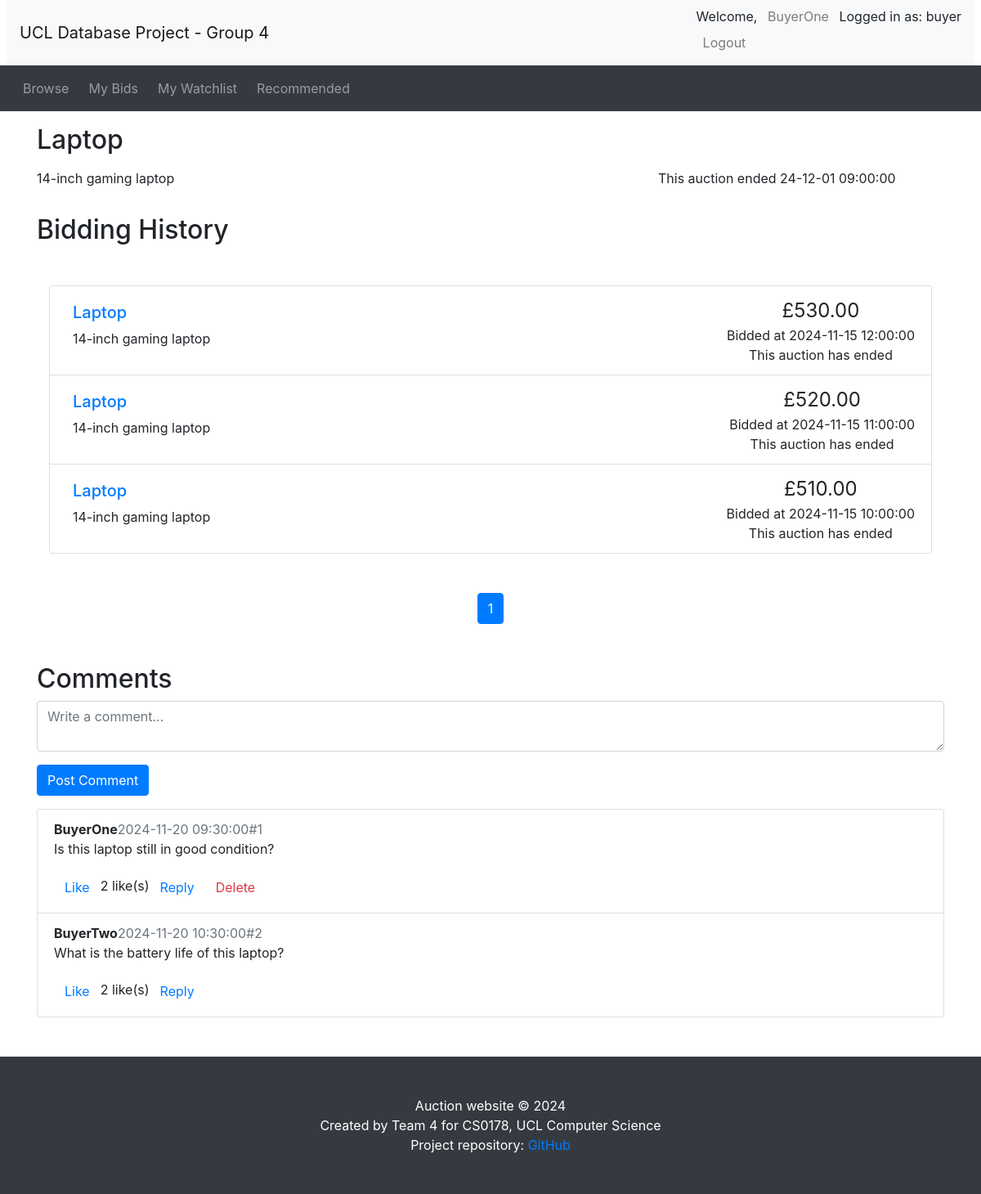
Screenshot of /listing.php?item_id=1 (signed in) with the database file from the repository.
### tables this page shows
CREATE TABLE `auctions` (
    `item_id` INT PRIMARY KEY AUTO_INCREMENT,
    `title` VARCHAR(50) UNIQUE NOT NULL,
    `details` TEXT,
    `category` VARCHAR(30) NOT NULL,
    `startPrice` DECIMAL(10, 2) NOT NULL,
    `reservePrice` DECIMAL(10, 2) CHECK (
        `reservePrice` IS NULL
        OR `reservePrice` >= `startPrice`
    ),
    `startDate` DATETIME NOT NULL,
    `endDate` DATETIME NOT NULL,
    `seller_id` INT NOT NULL,
    `status` ENUM('active', 'closed', 'cancelled') NOT NULL,
    FOREIGN KEY (`seller_id`) REFERENCES `seller` (`user_id`) ON DELETE CASCADE
);

CREATE TABLE `comments` (
    `comment_id` INT PRIMARY KEY AUTO_INCREMENT,
    `item_id` INT NOT NULL,
    `buyer_id` INT NOT NULL,
    `time` DATETIME NOT NULL,
    `content` VARCHAR(1023) NOT NULL,
    `parent_comment_id` INT,
    FOREIGN KEY (`item_id`) REFERENCES `auctions` (`item_id`) ON DELETE CASCADE,
    FOREIGN KEY (`buyer_id`) REFERENCES `user` (`user_id`) ON DELETE CASCADE,
    FOREIGN KEY (`parent_comment_id`) REFERENCES `comments` (`comment_id`) ON DELETE CASCADE
);

CREATE TABLE `profile` (
    `email`  VARCHAR(100) PRIMARY KEY,
    `username` VARCHAR(50) NOT NULL,
    `tel` VARCHAR(15) DEFAULT NULL,
    `address` VARCHAR(100) DEFAULT NULL,
    FOREIGN KEY (`email`) REFERENCES `user` (`email`) ON DELETE CASCADE
);

### listing.php (the view, shortened to what this page needs)
<?php include_once("header.php") ?>
<?php require("utilities.php") ?>
<?php require("my_db_connect.php") ?>
<?php
if (!isset($_GET['item_id'])) {
    $item_id = $_SESSION['viewing'];
} else {
    $item_id = $_GET['item_id'];
}
$sql = "SELECT * FROM auctions WHERE item_id = '$item_id';";
$result = mysqli_query($con, $sql);
$fetch = mysqli_fetch_array($result);
$title = $fetch['title'];
$status = $fetch['status'];
$description = $fetch['details'];
$end_time = new DateTime($fetch['endDate']);
$now = new DateTime();
?>
<div class="container">
    <div class="row">
        <div class="col-sm-8">
            <h2 class="my-3"><?php echo ($title); ?></h2>
        </div>
    </div>
    <div class="row">
        <div class="col-sm-8">
            <div class="itemDescription">
                <?php echo ($description); ?>
            </div>
        </div>
        <div class="col-sm-4">
            <p>
                <?php if ($status == 'cancelled') { ?>
                    This auction was cancelled by its owner.
                <?php } else if ($now > $end_time): ?>
                        This auction ended <?php echo (date_format($end_time, 'y-m-d H:i:s')) ?>
            <?php endif ?>
        </div>
    </div>
</div>
<div class="container" id="mybids">
    <?php
    if (!isset($_GET['page'])) {
        $curr_page = 1;
    } else {
        $curr_page = $_GET['page'];
    }
    if (isset($_SESSION['logged_in']) && $_SESSION['logged_in'] == true && $_SESSION['account_type'] == 'buyer') {
        echo "<h2 class='my-3'>Bidding History</h2>";
        $sql = "SELECT auctions.item_id, auctions.title, auctions.details, auctions.endDate, auctions.status, b.bidTime, b.bidPrice
            FROM (SELECT item_id, bidTime, bidPrice FROM bids WHERE bids.item_id = $item_id) as b
            INNER JOIN auctions
            ON b.item_id = auctions.item_id
            ORDER BY bidPrice DESC";
        $result = mysqli_query($con, $sql);
        $num_results = mysqli_num_rows($result);
        $results_per_page = 3;
        $max_page = ceil($num_results / $results_per_page);
        ?>
        <div class="container mt-5" id="mybids">
            <ul class="list-group">
                <?php
                $sql .= " LIMIT " . (($curr_page - 1) * $results_per_page) . ", $results_per_page";
                $result = mysqli_query($con, $sql);
                while ($fetch = mysqli_fetch_array($result)) {
                    $item_id = $fetch['item_id'];
                    $title = $fetch['title'];
                    $description = $fetch['details'];
                    $end_date = $fetch['endDate'];
                    $bidPrice = $fetch['bidPrice'];
                    $bidTime = $fetch['bidTime'];
                    $status = $fetch['status'];
                    print_bid_listing_li($item_id, $title, $description, $bidPrice, $bidTime, $end_date, $status);
                }
                ?>
            </ul>
            <nav aria-label="Search results pages" class="mt-5">
                <ul class="pagination justify-content-center">
                    <?php
                    $querystring = "";
                    foreach ($_GET as $key => $value) {
                        if ($key != "page") {
                            $querystring .= "$key=$value&amp;";
                        }
                    }
                    $high_page_boost = max(3 - $curr_page, 0);
                    $low_page_boost = max(2 - ($max_page - $curr_page), 0);
                    $low_page = max(1, $curr_page - 2 - $low_page_boost);
                    $high_page = min($max_page, $curr_page + 2 + $high_page_boost);
                    for ($i = $low_page; $i <= $high_page; $i++) {
                        if ($i == $curr_page) {
                            echo ('
    <li class="page-item active">');
                        } else {
                            echo ('
    <li class="page-item">');
                        }
                        echo ('
      <a class="page-link" href="listing.php?' . $querystring . 'page=' . $i . '">' . $i . '</a>
    </li>');
                    }
    }
    ?>
            </ul>
        </nav>
    </div>
</div>
<?php
$comments_sql = "SELECT c.comment_id, c.buyer_id, c.time, c.content, u.username, c.parent_comment_id
                 FROM user
                 JOIN comments c ON user.user_id = c.buyer_id
                 JOIN profile u ON user.email = u.email
                 WHERE c.item_id = $item_id
                 ORDER BY c.time ASC";
$comments_result = mysqli_query($con, $comments_sql);
$comment_count = 0;
$comment_order = [];
while ($comment = mysqli_fetch_assoc($comments_result)) {
    $comment_count++;
    $comment_order[$comment['comment_id']] = $comment_count;
}
mysqli_data_seek($comments_result, 0);
?>
<div class="container mt-5" id="comments-section">
    <h2>Comments</h2>
    <?php if (isset($_SESSION['logged_in']) && $_SESSION['logged_in'] == true): ?>
        <?php if ($_SESSION['account_type'] == 'buyer'): ?>
            <form method="POST" action="post_comment.php">
                <div class="form-group">
                    <textarea class="form-control" id="commentContent" name="content" placeholder="Write a comment..."
                        required></textarea>
                </div>
                <button type="submit" class="btn btn-primary">Post Comment</button>
            </form>
        <?php endif; ?>
    <?php else: ?>
        <p>Please log in to post a comment.</p>
    <?php endif; ?>
    <ul class="list-group mt-3">
        <?php if (mysqli_num_rows($comments_result) > 0): ?>
            <?php
            while ($comment = mysqli_fetch_assoc($comments_result)) {
                echo '<li class="list-group-item">';
                echo '<strong>' . htmlspecialchars($comment['username']) . '</strong>';
                echo '<span class="text-muted">' . date("Y-m-d H:i:s", strtotime($comment['time'])) . '</span>';
                echo '<span class="text-muted">#' . $comment_order[$comment['comment_id']] . '</span>';
                echo '<p>' . nl2br(htmlspecialchars($comment['content'])) . '</p>';
                echo '<div class="comment-actions">';
                echo '<button class="btn btn-link" onclick="likeComment(' . $comment['comment_id'] . ')">Like</button>';
                $likes_sql = 'SELECT COUNT(*) AS likes FROM comment_likes WHERE comment_id = ' . $comment['comment_id'];
                $likes_result = mysqli_query($con, $likes_sql);
                $likes_row = mysqli_fetch_assoc($likes_result);
                echo '<span>' . $likes_row['likes'] . ' like(s)</span>';
                echo '<button class="btn btn-link" onclick="showReplyForm(' . $comment['comment_id'] . ')">Reply</button>';
                if (isset($_SESSION['user_id']) and $_SESSION['user_id'] == $comment['buyer_id']) {
                    echo '<form method="POST" action="delete_comment.php?item_id=' . $item_id . '" style="display:inline;">';
                    echo '<button type="submit" class="btn btn-link text-danger">Delete</button>';
                    echo '</form>';
                }
                echo '</div>';
                echo '</li>';
            }
            ?>
        <?php else: ?>
            <p>No comments yet. Be the first to comment!</p>
        <?php endif; ?>
    </ul>
</div>
<?php include_once("footer.php") ?>

### utilities.php (shortened to what this page needs)
<?php
function print_bid_listing_li($item_id, $title, $desc, $bidPrice, $bidTime, $end_time,$status)
{
    if (strlen($desc) > 250) {
        $desc_shortened = substr($desc, 0, 250) . '...';
    } else {
        $desc_shortened = $desc;
    }
    if ($status == "cancelled"){
        $time_remaining = "This auction is cancelled";
    }else{
        $end_time = new DateTime($end_time);
        $now = new DateTime();
        if ($now > $end_time) {
            $time_remaining = 'This auction has ended';
        } else {
            $time_to_end = date_diff($now, $end_time);
            $time_remaining = display_time_remaining($time_to_end) . ' remaining';
        }
    }
    echo ('
    <li class="list-group-item d-flex justify-content-between">
    <div class="p-2 mr-5"><h5><a href="listing.php?item_id=' . $item_id . '">' . $title . '</a></h5>' . $desc_shortened . '</div>
    <div class="text-center text-nowrap"><span style="font-size: 1.5em">£' . number_format($bidPrice, 2) . '</span><br/> Bidded at ' . $bidTime . '<br/>' . $time_remaining . '</div>
  </li>'
    );
}
?>

### rows the page displays
auctions: title "Laptop", details "14-inch gaming laptop", endDate "24-12-01 09:00:00", bidPrice "530.00", bidTime "2024-11-15 12:00:00", endDate "This auction has ended", bidPrice "520.00", bidTime "2024-11-15 11:00:00", bidPrice "510.00", bidTime "2024-11-15 10:00:00"
comments: profile.username "BuyerOne", time "2024-11-20 09:30:00", comment_id "1", content "Is this laptop still in good condition?", likes "2"
comments: profile.username "BuyerTwo", time "2024-11-20 10:30:00", comment_id "2", content "What is the battery life of this laptop?", likes "2"

### other values shown
$_SESSION['username'] "BuyerOne"
$_SESSION['account_type'] "buyer"
